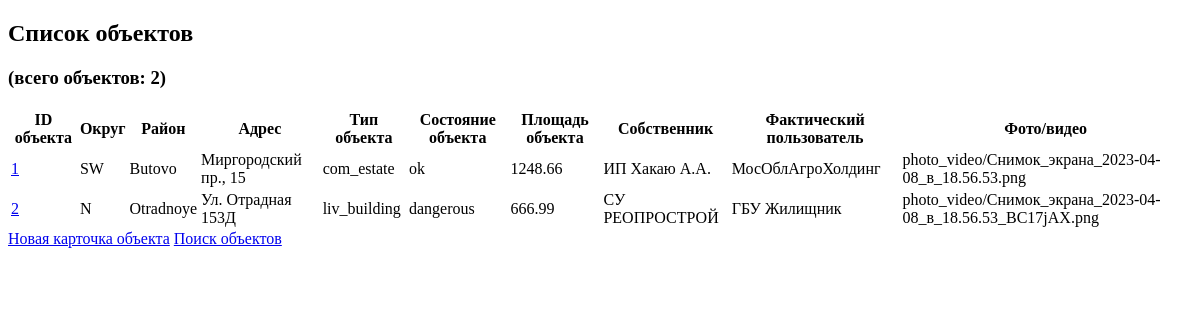
Before: /estate_objects/ with the older database file.
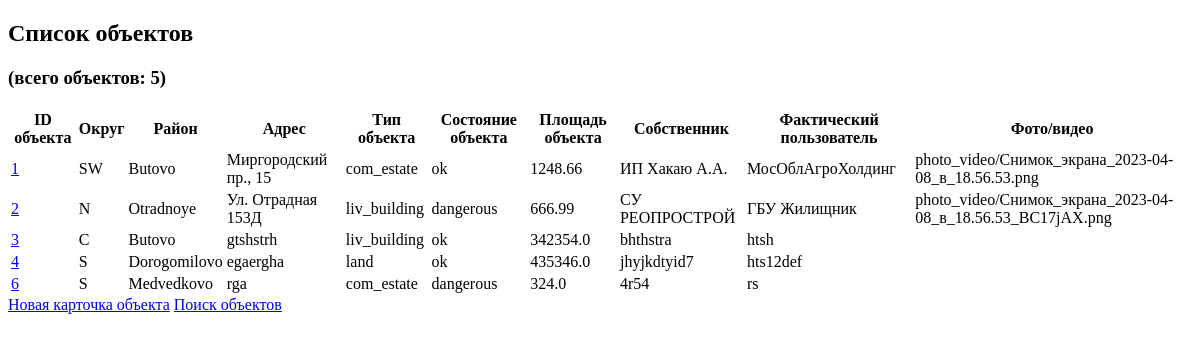
After: the same page with the newer database file.
### estate_objects/models.py (models this page shows, shortened)
class EstateObject(models.Model):
    division = models.CharField(max_length=2, choices=DIVISIONS, verbose_name='Округ')
    district = models.CharField(max_length=32, choices=DISTRICTS, verbose_name='Район')
    address = models.CharField(max_length=256, verbose_name='Адрес')
    obj_type = models.CharField(max_length=16, choices=OBJ_TYPES, verbose_name='Тип объекта')
    condition = models.CharField(max_length=32, choices=CONDITIONS, verbose_name='Состояние объекта')
    area = models.FloatField(validators=[MinValueValidator(0)], verbose_name='Площадь объекта')
    owner = models.CharField(max_length=256, verbose_name='Собственник')
    current_holder = models.CharField(max_length=256, verbose_name='Фактический пользователь')
    media_files = models.FileField(upload_to='photo_video/', verbose_name='Фото/видео')

### estate_objects/views.py (the view)
# urls.py: path('', ObjectsList.as_view(), name='objects_list'),
class ObjectsList(ListView):
    model = EstateObject
    template_name = 'objects.html'
    context_object_name = 'objects'

### templates/objects.html (shortened to what this page needs)
<!DOCTYPE html>
<html lang="en">
<head>
</head>
<body>
    <h2>Список объектов</h2>
    <h3>(всего объектов: {{ objects|length }})</h3>
    <table>
        <thead>
            <tr>
                <th>ID объекта</th>
                <th>Округ</th>
                <th>Район</th>
                <th>Адрес</th>
                <th>Тип объекта</th>
                <th>Состояние объекта</th>
                <th>Площадь объекта</th>
                <th>Собственник</th>
                <th>Фактический пользователь</th>
                <th>Фото/видео</th>
            </tr>
        </thead>
        <tbody>
            {% for obj in objects %}
            <tr>
                <td><a href="{% url 'object_details' obj.id %}"> {{ obj.pk }} </a></td>
                <td>{{ obj.division }}</td>
                <td>{{ obj.district }}</td>
                <td>{{ obj.address }}</td>
                <td>{{ obj.obj_type }}</td>
                <td>{{ obj.condition }}</td>
                <td>{{ obj.area }}</td>
                <td>{{ obj.owner }}</td>
                <td>{{ obj.current_holder }}</td>
                <td>{{ obj.media_files }}</td>
            </tr>
            {% endfor %}
        </tbody>
    </table>
    <a class="nav-link" href="{% url 'object_create' %}">Новая карточка объекта</a>
    <a class="nav-link" href="{% url 'search' %}">Поиск объектов</a>
</body>
</html>

Changed rows visible on the page:
added EstateObject: pk "3", division "C", district "Butovo", address "gtshstrh", obj_type "liv_building", condition "ok", area "342354.0", owner "bhthstra", current_holder "htsh"
added EstateObject: pk "4", division "S", district "Dorogomilovo", address "egaergha", obj_type "land", condition "ok", area "435346.0", owner "jhyjkdtyid7", current_holder "hts12def"
added EstateObject: pk "6", division "S", district "Medvedkovo", address "rga", obj_type "com_estate", condition "dangerous", area "324.0", owner "4r54", current_holder "rs"
Other visible differences:
{{ objects|length }}: "2" → "5"
